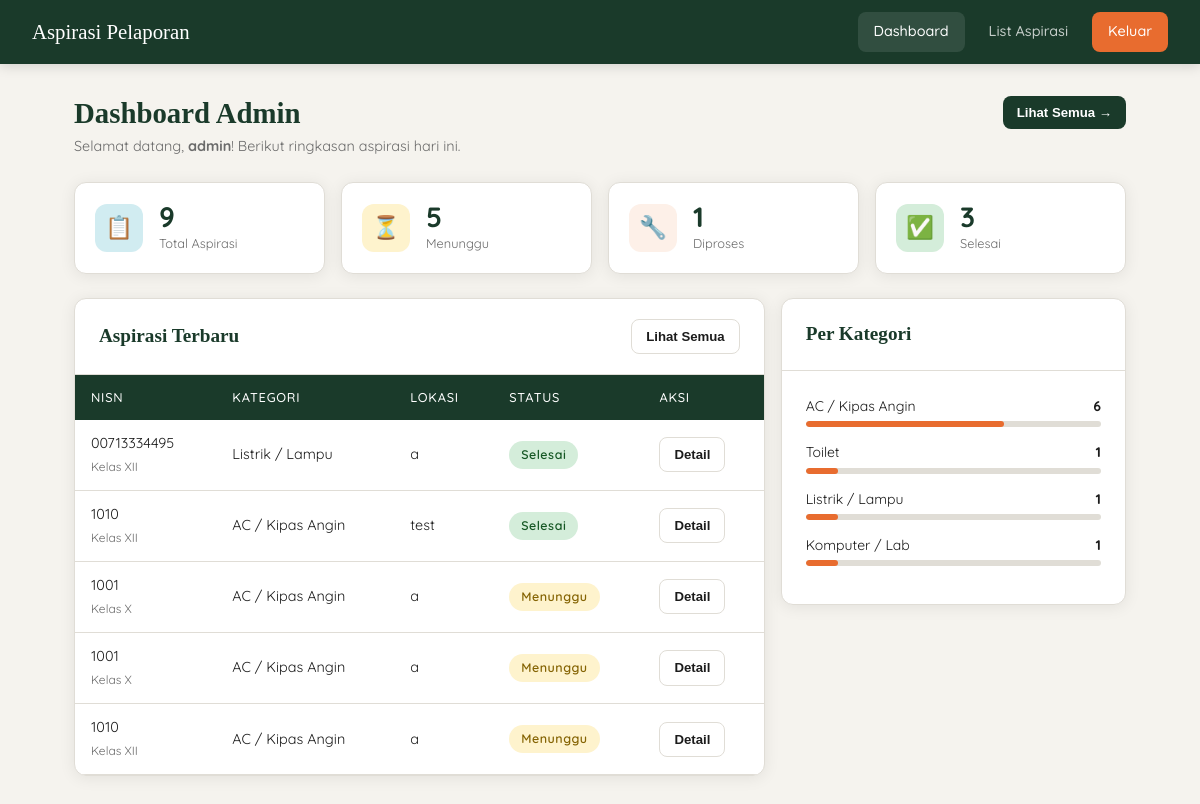
The app's page /admin/dashboard.php (signed in) with its own data.
### tables this page shows
CREATE TABLE `aspirasi` (
  `id_aspirasi` int NOT NULL,
  `status` enum('Menunggu','Proses','Selesai') NOT NULL,
  `id_pelaporan` int NOT NULL,
  `feedback` text NOT NULL
);

CREATE TABLE `siswa` (
  `nisn` varchar(11) NOT NULL,
  `nama` varchar(100) NOT NULL,
  `kelas` enum('X','XI','XII') NOT NULL
);

CREATE TABLE `kategori` (
  `id_kategori` int NOT NULL,
  `ket_kategori` varchar(30) NOT NULL
);

CREATE TABLE `input_aspirasi` (
  `id_pelaporan` int NOT NULL,
  `nisn` varchar(11) NOT NULL,
  `id_kategori` int NOT NULL,
  `lokasi` varchar(100) NOT NULL,
  `ket` varchar(100) NOT NULL
);

### admin/dashboard.php (the view, shortened to what this page needs)
<?php
$conn = getConnection();
function countByStatus($conn, $status) {
    $result = $conn->query("SELECT COUNT(*) as total FROM aspirasi WHERE status = '$status'");
    return $result ? (int)$result->fetch_assoc()['total'] : 0;
}
function countTotal($conn) {
    $result = $conn->query("SELECT COUNT(*) as total FROM aspirasi");
    return $result ? (int)$result->fetch_assoc()['total'] : 0;
}
function getLatestAspirasi($conn) {
    $sql = "SELECT a.id_aspirasi, a.status, ia.lokasi, ia.ket,
                   k.ket_kategori, s.nisn, s.kelas
            FROM aspirasi a
            JOIN input_aspirasi ia ON a.id_pelaporan = ia.id_pelaporan
            JOIN kategori k ON ia.id_kategori = k.id_kategori
            JOIN siswa s ON ia.nisn = s.nisn
            ORDER BY a.id_aspirasi DESC
            LIMIT 5";
    $result = $conn->query($sql);
    $data   = [];
    if ($result) {
        while ($row = $result->fetch_assoc()) {
            $data[] = $row;
        }
    }
    return $data;
}
function countByKategori($conn) {
    $sql = "SELECT k.ket_kategori, COUNT(a.id_aspirasi) as total
            FROM aspirasi a
            JOIN input_aspirasi ia ON a.id_pelaporan = ia.id_pelaporan
            JOIN kategori k ON ia.id_kategori = k.id_kategori
            GROUP BY k.id_kategori, k.ket_kategori
            ORDER BY total DESC";
    $result = $conn->query($sql);
    $data   = [];
    if ($result) {
        while ($row = $result->fetch_assoc()) {
            $data[] = $row;
        }
    }
    return $data;
}
$total     = countTotal($conn);
$menunggu  = countByStatus($conn, 'Menunggu');
$proses    = countByStatus($conn, 'Proses');
$selesai   = countByStatus($conn, 'Selesai');
$latest    = getLatestAspirasi($conn);
$per_kat   = countByKategori($conn);
function badgeStatus($status) {
    $map = ['Menunggu'=>'badge-menunggu','Proses'=>'badge-proses','Selesai'=>'badge-selesai'];
    $class = $map[$status] ?? 'badge-menunggu';
    return "<span class='badge $class'>$status</span>";
}
?>
<!DOCTYPE html>
<html lang="id">
<head>
    <link rel="stylesheet" href="../style/style.css">
</head>
<body>
<nav class="navbar">
                <a href="dashboard.php" class="navbar-brand">Aspirasi Pelaporan</a>
    <div class="navbar-nav">
        <a href="dashboard.php" class="nav-link active">Dashboard</a>
        <a href="list_aspirasi.php" class="nav-link">List Aspirasi</a>
        <a href="../logout.php" class="nav-link logout">Keluar</a>
    </div>
</nav>
<div class="container">
    <div class="page-header">
        <div>
            <h1>Dashboard Admin</h1>
            <p>Selamat datang, <strong><?= htmlspecialchars($_SESSION['username']) ?></strong>! Berikut ringkasan aspirasi hari ini.</p>
        </div>
        <a href="list_aspirasi.php" class="btn btn-primary btn-sm">Lihat Semua →</a>
    </div>
    <div class="stats-grid">
        <div class="stat-card">
            <div class="stat-icon blue">📋</div>
            <div>
                <div class="stat-value"><?= $total ?></div>
                <div class="stat-label">Total Aspirasi</div>
            </div>
        </div>
        <div class="stat-card">
            <div class="stat-icon yellow">⏳</div>
            <div>
                <div class="stat-value"><?= $menunggu ?></div>
                <div class="stat-label">Menunggu</div>
            </div>
        </div>
        <div class="stat-card">
            <div class="stat-icon orange">🔧</div>
            <div>
                <div class="stat-value"><?= $proses ?></div>
                <div class="stat-label">Diproses</div>
            </div>
        </div>
        <div class="stat-card">
            <div class="stat-icon green">✅</div>
            <div>
                <div class="stat-value"><?= $selesai ?></div>
                <div class="stat-label">Selesai</div>
            </div>
        </div>
    </div>
    <div style="display: grid; grid-template-columns: 2fr 1fr; gap: 1rem; align-items: start;">
        <div class="card">
            <div class="card-header">
                <h2>Aspirasi Terbaru</h2>
                <a href="list_aspirasi.php" class="btn btn-outline btn-sm">Lihat Semua</a>
            </div>
            <div class="table-wrapper">
                <?php if (empty($latest)): ?>
                    <div class="empty-state"><div class="icon">📭</div><p>Belum ada aspirasi masuk.</p></div>
                <?php else: ?>
                <table>
                    <thead>
                        <tr><th>NISN</th><th>Kategori</th><th>Lokasi</th><th>Status</th><th>Aksi</th></tr>
                    </thead>
                    <tbody>
                        <?php foreach ($latest as $row): ?>
                        <tr>
                            <td data-label="NISN"><?= $row['nisn'] ?><br><small style="color:var(--text-muted)">Kelas <?= $row['kelas'] ?></small></td>
                            <td data-label="Kategori"><?= htmlspecialchars($row['ket_kategori']) ?></td>
                            <td data-label="Lokasi"><?= htmlspecialchars($row['lokasi']) ?></td>
                            <td data-label="Status"><?= badgeStatus($row['status']) ?></td>
                            <td data-label="Aksi">
                                <a href="detail_aspirasi.php?id=<?= $row['id_aspirasi'] ?>" class="btn btn-outline btn-sm">Detail</a>
                            </td>
                        </tr>
                        <?php endforeach; ?>
                    </tbody>
                </table>
                <?php endif; ?>
            </div>
        </div>
        <div class="card">
            <div class="card-header"><h2>Per Kategori</h2></div>
            <div class="card-body">
                <?php if (empty($per_kat)): ?>
                    <p style="color:var(--text-muted); font-size:0.9rem; text-align:center;">Belum ada data.</p>
                <?php else: ?>
                    <?php foreach ($per_kat as $pk): ?>
                    <div style="margin-bottom: 14px;">
                        <div style="display:flex; justify-content:space-between; font-size:0.875rem; margin-bottom:4px;">
                            <span><?= htmlspecialchars($pk['ket_kategori']) ?></span>
                            <strong><?= $pk['total'] ?></strong>
                        </div>
                        <div style="background:var(--border); border-radius:4px; height:6px; overflow:hidden;">
                            <div style="background:var(--accent); height:100%; width:<?= $total > 0 ? round(($pk['total']/$total)*100) : 0 ?>%; border-radius:4px; transition:width 0.5s;"></div>
                        </div>
                    </div>
                    <?php endforeach; ?>
                <?php endif; ?>
            </div>
        </div>
    </div>
</div>
</body>
</html>

### style/style.css (style rules this page uses)
:root { --bg: #f5f3ee; --surface: #ffffff; --primary: #1a3a2a; --accent: #e86c2f; --accent-light: #fdf0e8; --text: #1c1c1c; --text-muted: #6b6b6b; --border: #e0ddd6; --success: #2d7a4f; --warning: #c9820a; --info: #1a5276; --danger: #c0392b; --radius: 12px; --radius-sm: 8px; --shadow: 0 2px 16px rgba(0,0,0,0.08); --shadow-lg: 0 8px 32px rgba(0,0,0,0.12); }
* { margin: 0; padding: 0; box-sizing: border-box; }
body { font-family: 'Quicksand', sans-serif; background: var(--bg); color: var(--text); min-height: 100vh; font-size: 15px; line-height: 1.6; }
.navbar { background: var(--primary); padding: 0 2rem; display: flex; align-items: center; justify-content: space-between; height: 64px; position: sticky; top: 0; z-index: 100; box-shadow: 0 2px 12px rgba(0,0,0,0.15); }
.navbar-brand { font-family: 'DM Serif Display', serif; font-size: 1.3rem; color: #fff; text-decoration: none; display: flex; align-items: center; gap: 10px; }
.navbar-nav { display: flex; gap: 8px; align-items: center; }
.nav-link { color: rgba(255,255,255,0.75); text-decoration: none; padding: 8px 16px; border-radius: var(--radius-sm); font-size: 0.9rem; font-weight: 500; transition: all 0.2s; }
.nav-link:hover, .nav-link.active { color: #fff; background: rgba(255,255,255,0.1); }
.nav-link.logout { background: var(--accent); color: #fff; }
.container { max-width: 1100px; margin: 0 auto; padding: 2rem 1.5rem; }
.card { background: var(--surface); border-radius: var(--radius); box-shadow: var(--shadow); border: 1px solid var(--border); overflow: hidden; }
.card-header { padding: 1.25rem 1.5rem; border-bottom: 1px solid var(--border); display: flex; align-items: center; justify-content: space-between; gap: 1rem; }
.card-header h2 { font-family: 'DM Serif Display', serif; font-size: 1.2rem; color: var(--primary); }
.card-body { padding: 1.5rem; }
.btn { display: inline-flex; align-items: center; gap: 8px; padding: 10px 20px; border-radius: var(--radius-sm); font-family: 'DM Sans', sans-serif; font-size: 0.9rem; font-weight: 600; border: none; cursor: pointer; text-decoration: none; transition: all 0.2s; white-space: nowrap; }
.btn-primary { background: var(--primary); color: #fff; }
.btn-outline { background: transparent; border: 1.5px solid var(--border); color: var(--text); }
.btn-sm { padding: 6px 14px; font-size: 0.825rem; }
.table-wrapper { overflow-x: auto; }
table { width: 100%; border-collapse: collapse; font-size: 0.9rem; }
thead th { background: var(--primary); color: #fff; padding: 12px 16px; text-align: left; font-weight: 500; font-size: 0.8rem; text-transform: uppercase; letter-spacing: 0.06em; }
tbody tr { border-bottom: 1px solid var(--border); transition: background 0.15s; }
tbody td { padding: 12px 16px; vertical-align: middle; }
.badge { display: inline-block; padding: 4px 12px; border-radius: 20px; font-size: 0.78rem; font-weight: 600; letter-spacing: 0.04em; }
.badge-menunggu { background: #fef3cd; color: #856404; }
.badge-selesai { background: #d4edda; color: #155724; }
.stats-grid { display: grid; grid-template-columns: repeat(auto-fit, minmax(180px, 1fr)); gap: 1rem; margin-bottom: 1.5rem; }
.stat-card { background: var(--surface); border-radius: var(--radius); padding: 1.25rem; border: 1px solid var(--border); box-shadow: var(--shadow); display: flex; align-items: center; gap: 1rem; }
.stat-icon { width: 48px; height: 48px; border-radius: 12px; display: flex; align-items: center; justify-content: center; font-size: 1.4rem; flex-shrink: 0; }
.stat-icon.green { background: #d4edda; }
.stat-icon.orange { background: #fdf0e8; }
.stat-icon.blue { background: #d1ecf1; }
.stat-icon.yellow { background: #fef3cd; }
.stat-value { font-size: 1.75rem; font-weight: 700; color: var(--primary); line-height: 1; }
.stat-label { font-size: 0.8rem; color: var(--text-muted); margin-top: 2px; }
.page-header { margin-bottom: 1.5rem; display: flex; align-items: flex-start; justify-content: space-between; gap: 1rem; flex-wrap: wrap; }
.page-header h1 { font-family: 'DM Serif Display', serif; font-size: 1.8rem; color: var(--primary); line-height: 1.2; }
.page-header p { color: var(--text-muted); font-size: 0.9rem; margin-top: 4px; }

### records on screen
aspirasi: siswa.nisn "00713334495", siswa.kelas "XII", kategori.ket_kategori "Listrik / Lampu", id_pelaporan.lokasi "a", status "Selesai"
aspirasi: siswa.nisn "1010", siswa.kelas "XII", kategori.ket_kategori "AC / Kipas Angin", id_pelaporan.lokasi "test", status "Selesai"
aspirasi: siswa.nisn "1001", siswa.kelas "X", kategori.ket_kategori "AC / Kipas Angin", id_pelaporan.lokasi "a", status "Menunggu"
aspirasi: siswa.nisn "1001", siswa.kelas "X", kategori.ket_kategori "AC / Kipas Angin", id_pelaporan.lokasi "a", status "Menunggu"
aspirasi: siswa.nisn "1010", siswa.kelas "XII", kategori.ket_kategori "AC / Kipas Angin", id_pelaporan.lokasi "a", status "Menunggu"

### other values on screen
$_SESSION['username'] "admin"
$total "9"
$menunggu "5"
$proses "1"
$selesai "3"
$pk['ket_kategori'] "AC / Kipas Angin"
$pk['total'] "6"
$pk['ket_kategori'] "Toilet"
$pk['total'] "1"
$pk['ket_kategori'] "Listrik / Lampu"
$pk['ket_kategori'] "Komputer / Lab"
